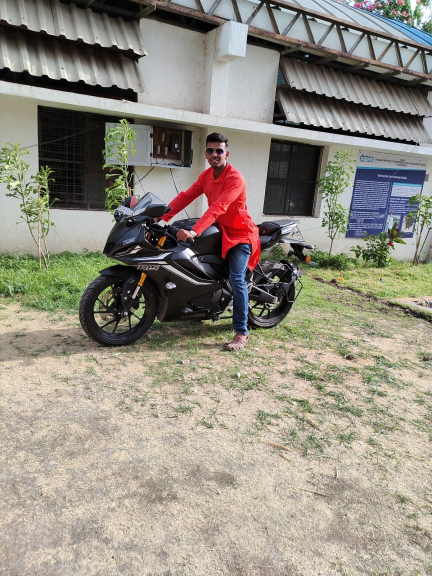
#> input picture WhatsApp Image 2022-06-23 at 6.21.53 PM.jpeg, 864 x 1152 px, found by its file name (shown at 1/2 size)
$ python pencil.py
#> lines starting #> are read from the running program, lines starting #| are printed output that depends on the picture
from PIL import Image
from IPython.display import display
import cv2
img = cv2.imread('/content/WhatsApp Image 2022-06-23 at 6.21.53 PM.jpeg', 1)
#> img is the input picture: shape (1152, 864, 3); mean B, G, R 130.3, 142.6, 148.1
img = cv2.resize(img, (640, 400))
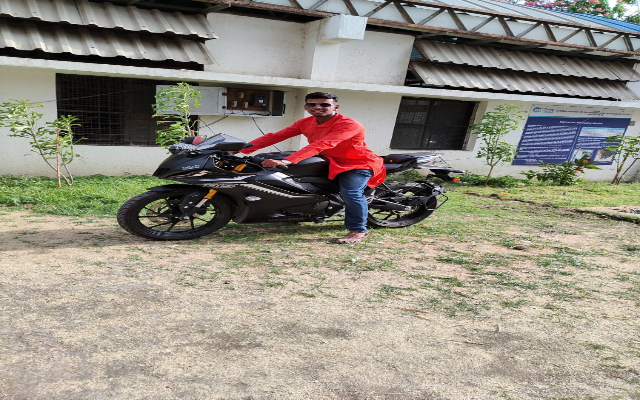
#> img: shape (400, 640, 3); mean B, G, R 130.2, 142.5, 148
img = cv2.cvtColor(img, cv2.COLOR_BGR2RGB)
display(Image.fromarray(img))
img_grey = cv2.cvtColor(img, cv2.COLOR_BGR2GRAY)
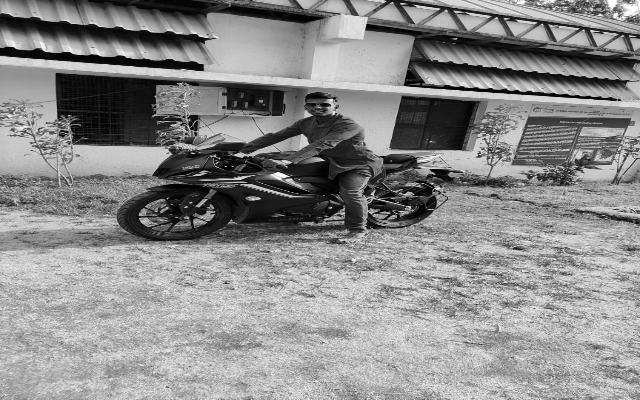
#> img_grey: shape (400, 640); min 0, max 255, mean 139.5
display(Image.fromarray(img_grey))
img_inv = cv2.bitwise_not(img_grey)
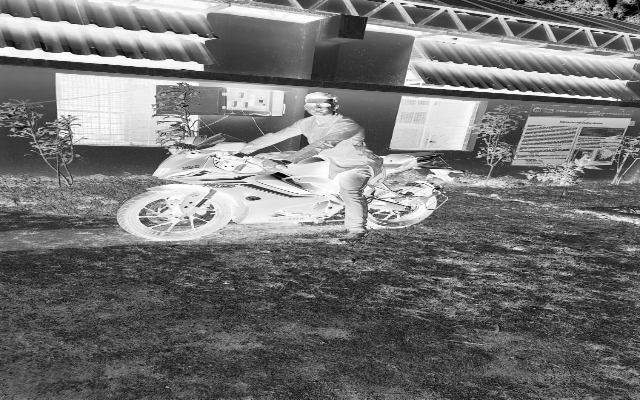
#> img_inv: shape (400, 640); min 0, max 255, mean 115.5
display(Image.fromarray(img_inv))
img_smooth = cv2.GaussianBlur(img_inv, (5, 5), 0, 0)
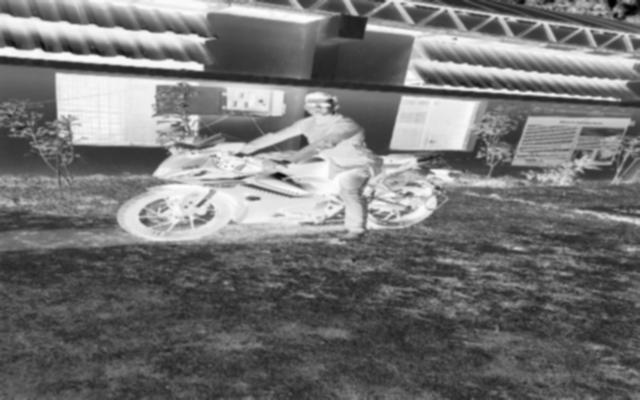
#> img_smooth: shape (400, 640); min 1, max 253, mean 115.5
display(Image.fromarray(img_smooth))
def dodge(img_grey, img_smooth):
  img_smooth_inv = 255 - img_smooth
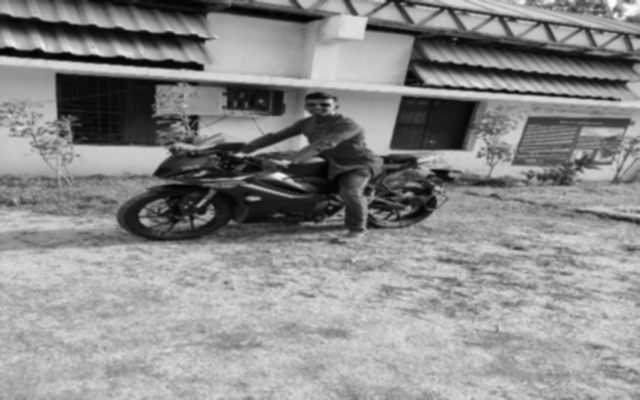
#> img_smooth_inv: shape (400, 640); min 2, max 254, mean 139.5
  return cv2.divide(img_grey, img_smooth_inv, scale=256.0)
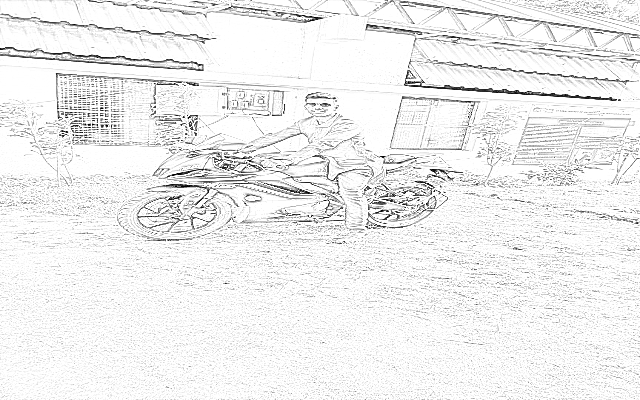
#> returned value: shape (400, 640); min 0, max 255, mean 238.2
img_final = dodge(img_grey, img_smooth)
display(Image.fromarray(img_final))
display(Image.fromarray(img))
display(Image.fromarray(img_final))
